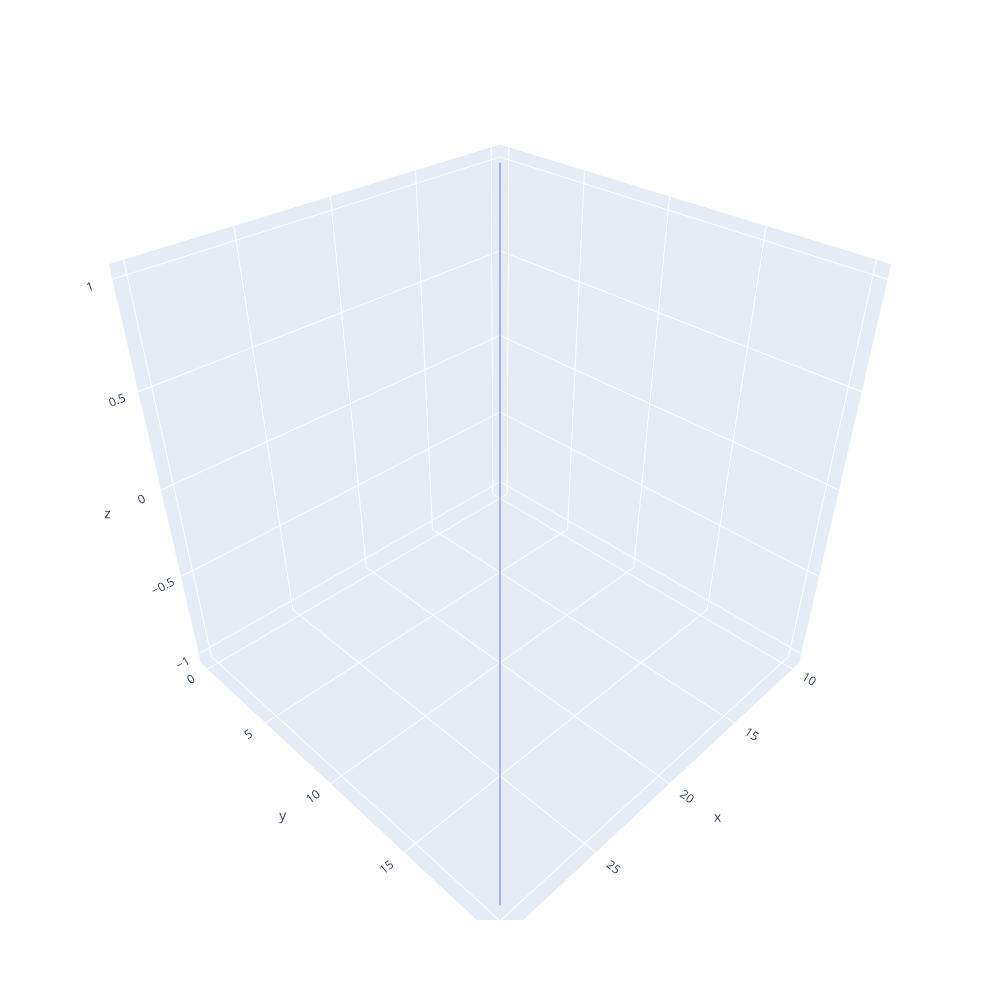

Source (notebook cell):
### Code cell
px.line_3d(x=X, y=Y, z=Z, width=1000, height=1000)

### Figure 1 — Plotly figure (JSON) as saved in the notebook; plotly's stock layout.template omitted (floating-point values rounded to 4 significant figures; data arrays with more than 128 entries replaced by an {"elided": "..."} marker saying what was removed)
{"data": [{"hovertemplate": "x=%{x}<br>y=%{y}<br>z=%{z}<extra></extra>", "legendgroup": "", "line": {"color": "#636efa", "dash": "solid"}, "marker": {"symbol": "circle"}, "mode": "lines", "name": "", "scene": "scene", "showlegend": false, "type": "scatter3d", "x": {"elided": "2000 float values"}, "y": {"elided": "2000 float values"}, "z": {"elided": "2000 float values"}}], "layout": {"height": 1000, "legend": {"tracegroupgap": 0}, "margin": {"t": 60}, "scene": {"domain": {"x": [0, 1], "y": [0, 1]}, "xaxis": {"title": {"text": "x"}}, "yaxis": {"title": {"text": "y"}}, "zaxis": {"title": {"text": "z"}}}, "width": 1000}}
